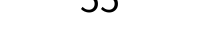
Frame 1 (no input)
Frame 60 (the mouse pressed at the canvas centre just before this capture): identical to frame 1, image omitted
Frame 120 (the mouse held since frame 60 and released just before this capture): identical to frame 1, image omitted

The Processing sketch that drew this single still picture (run headless with seeded random() and noise(); from frame 60 on, the mouse is pressed at the canvas centre):

// Processing sketch: htv
// ── htv.pde
void setup() {
  size(200,50);
  int a = 1, b = 10, pom = 0, o = 0;
  //pom = a;
    background(255);
    for (int i = a; i <= b; i++) {
    pom += a + o; 
    o++;
    }
    print(pom);
    textSize(40);
    textAlign(CENTER);
    fill(0);
    stroke(0);
    text(pom,width/2,12);
}
void draw() {
  
}
